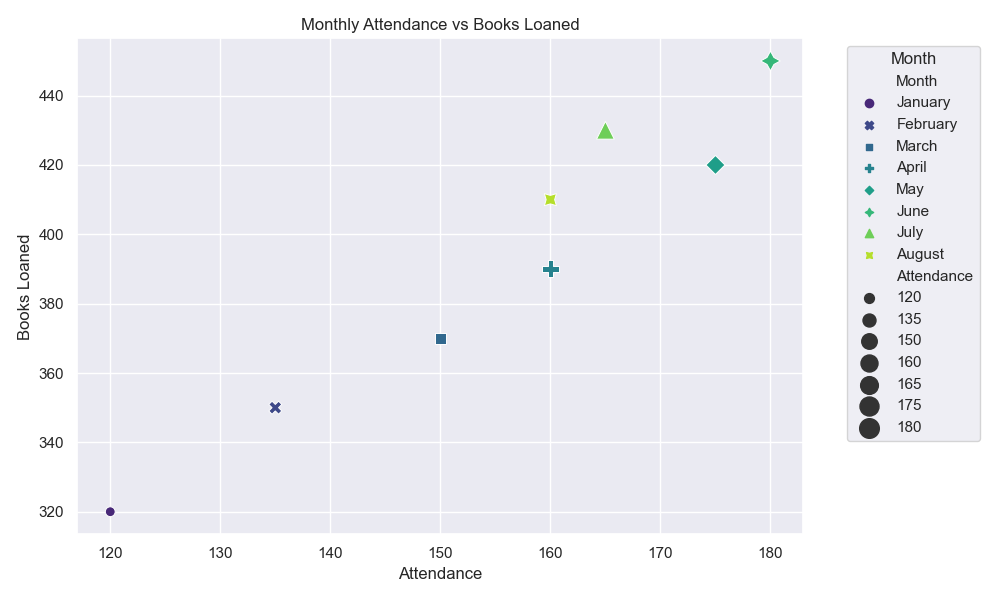

This chart was generated by the following Python code:

import pandas as pd
import seaborn as sns
import matplotlib.pyplot as plt

# Data provided
data = [
    {'Month': 'January', 'Attendance': 120, 'Books Loaned': 320},
    {'Month': 'February', 'Attendance': 135, 'Books Loaned': 350},
    {'Month': 'March', 'Attendance': 150, 'Books Loaned': 370},
    {'Month': 'April', 'Attendance': 160, 'Books Loaned': 390},
    {'Month': 'May', 'Attendance': 175, 'Books Loaned': 420},
    {'Month': 'June', 'Attendance': 180, 'Books Loaned': 450},
    {'Month': 'July', 'Attendance': 165, 'Books Loaned': 430},
    {'Month': 'August', 'Attendance': 160, 'Books Loaned': 410}
]

# Convert the data into a Pandas DataFrame
df = pd.DataFrame(data)

# Convert the 'Month' into categorical type so that it can be used for hue encoding
df['Month'] = pd.Categorical(df['Month'], categories=[
    'January', 'February', 'March', 'April', 'May', 'June', 'July', 'August'
], ordered=True)

# Initialize the matplotlib figure
plt.figure(figsize=(10, 6))

# Create a scatterplot
sns.scatterplot(
    data=df, 
    x='Attendance', 
    y='Books Loaned', 
    hue='Month',  # Color points by 'Month'
    size='Attendance',  # Vary point size by 'Attendance'
    sizes=(50, 200),  # Range of point sizes
    style='Month',  # Vary point style by 'Month'
    palette='viridis',  # Color palette
    legend='full'
)

# Improve the layout
plt.title('Monthly Attendance vs Books Loaned')
plt.xlabel('Attendance')
plt.ylabel('Books Loaned')

# Show the plot
plt.legend(title='Month', bbox_to_anchor=(1.05, 1), loc='upper left')
plt.tight_layout()

# Show the final plot
plt.show()
